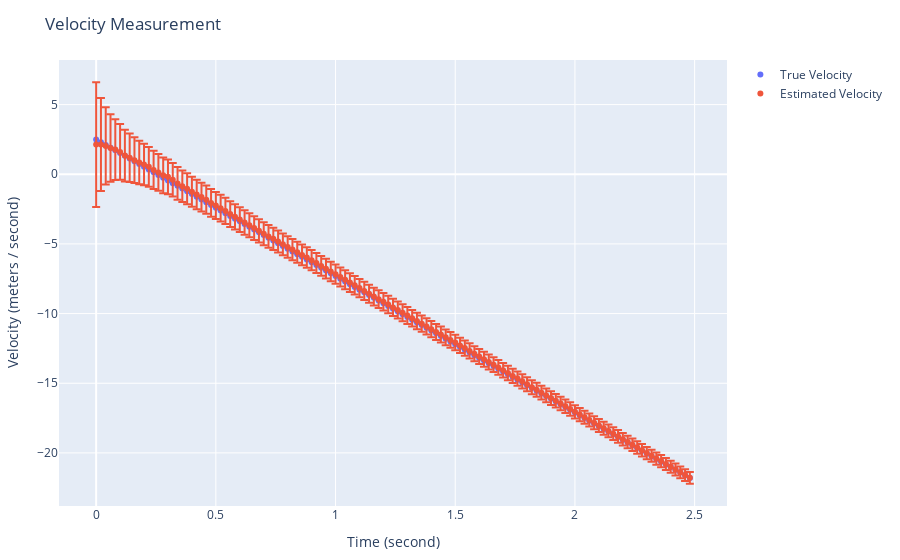

Source (notebook cell):
### Code cell
plot(
    [
        # True velocity
        scatter(
            mode="markers",
            x=time_axis_sec,
            y=true_state_fcn_time[2, :],
            name="True Velocity"
        ),
        # Estimated velocity
        scatter(
            mode="markers",
            x=time_axis_sec,
            y=[s.state[2] for s in states_fcn_time],
            error_y=attr(
                type="data",
                array=[sqrt(s.cov[2, 2]) for s in states_fcn_time]
            ),
            name="Estimated Velocity"
        )
    ],
    Layout(
        title="Velocity Measurement",
        xaxis_title="Time (second)",
        yaxis_title="Velocity (meters / second)",
        legend_title="Legend Title",
    ),
    config=PlotConfig(scrollZoom=true)
)
